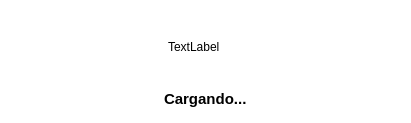
<?xml version="1.0" encoding="UTF-8"?>
<ui version="4.0">
 <class>Form</class>
 <widget class="QWidget" name="Form">
  <property name="geometry">
   <rect>
    <x>0</x>
    <y>0</y>
    <width>411</width>
    <height>123</height>
   </rect>
  </property>
  <property name="sizePolicy">
   <sizepolicy hsizetype="Fixed" vsizetype="Fixed">
    <horstretch>0</horstretch>
    <verstretch>0</verstretch>
   </sizepolicy>
  </property>
  <property name="minimumSize">
   <size>
    <width>411</width>
    <height>123</height>
   </size>
  </property>
  <property name="windowTitle">
   <string>Form</string>
  </property>
  <layout class="QVBoxLayout" name="verticalLayout">
   <property name="leftMargin">
    <number>0</number>
   </property>
   <property name="topMargin">
    <number>0</number>
   </property>
   <property name="rightMargin">
    <number>0</number>
   </property>
   <property name="bottomMargin">
    <number>0</number>
   </property>
   <item>
    <widget class="QWidget" name="background_loadingScreen" native="true">
     <property name="styleSheet">
      <string notr="true">#background_loadingScreen{
	background-color: white;
}</string>
     </property>
     <layout class="QVBoxLayout" name="verticalLayout_2" stretch="4,1">
      <property name="spacing">
       <number>0</number>
      </property>
      <item alignment="Qt::AlignHCenter">
       <widget class="QLabel" name="gif_loadingScreen">
        <property name="sizePolicy">
         <sizepolicy hsizetype="Minimum" vsizetype="Minimum">
          <horstretch>0</horstretch>
          <verstretch>0</verstretch>
         </sizepolicy>
        </property>
        <property name="minimumSize">
         <size>
          <width>75</width>
          <height>75</height>
         </size>
        </property>
        <property name="maximumSize">
         <size>
          <width>75</width>
          <height>75</height>
         </size>
        </property>
        <property name="text">
         <string>TextLabel</string>
        </property>
        <property name="scaledContents">
         <bool>true</bool>
        </property>
        <property name="wordWrap">
         <bool>true</bool>
        </property>
       </widget>
      </item>
      <item alignment="Qt::AlignHCenter">
       <widget class="QLabel" name="text_loadingScreen">
        <property name="font">
         <font>
          <pointsize>11</pointsize>
          <weight>75</weight>
          <bold>true</bold>
         </font>
        </property>
        <property name="text">
         <string>Cargando...</string>
        </property>
       </widget>
      </item>
     </layout>
    </widget>
   </item>
  </layout>
 </widget>
 <resources/>
 <connections/>
</ui>
